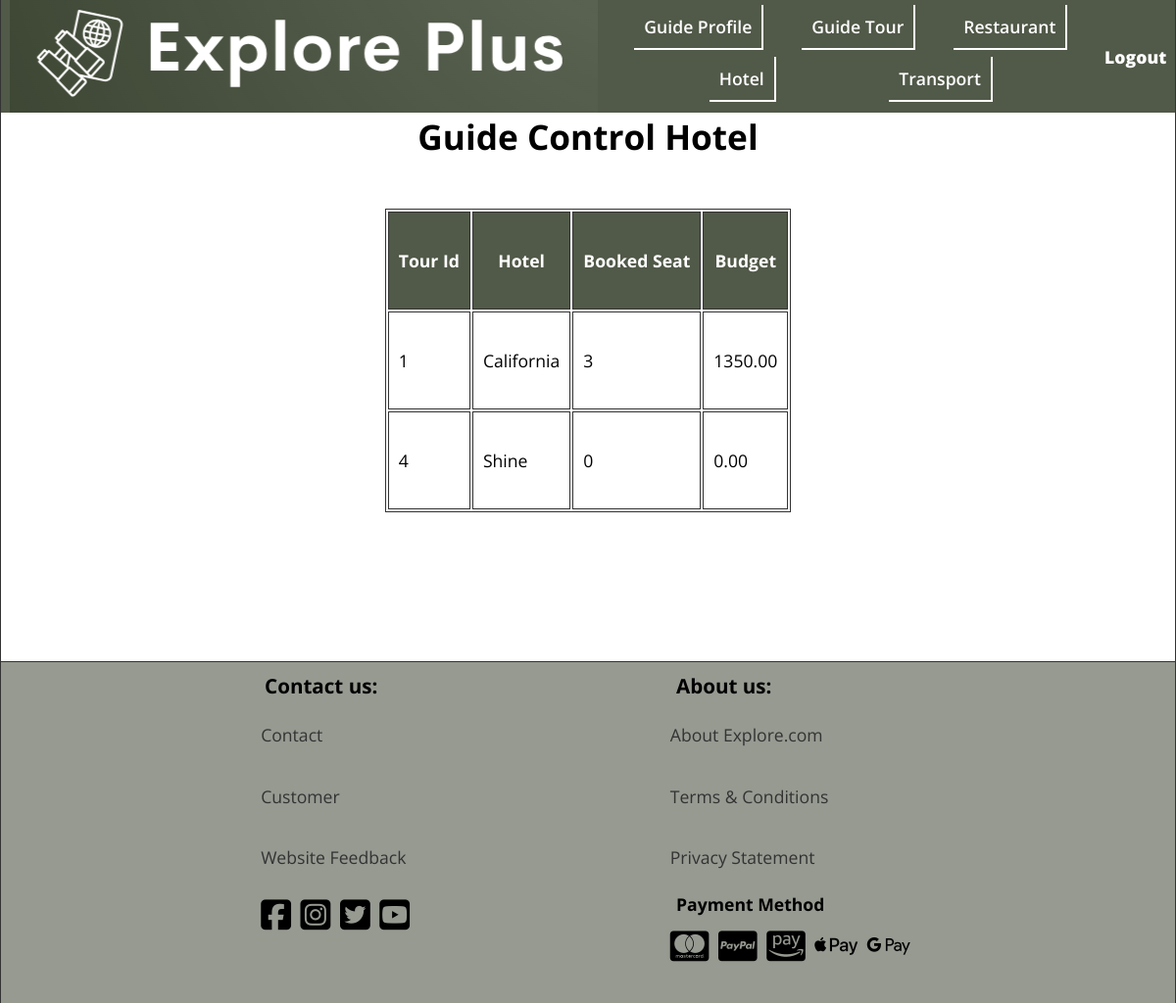
/Admin/guide_hotel.php (signed in), run on the app's committed database.
### tables this page shows
CREATE TABLE `tour` (
  `tour_id` int(11) NOT NULL,
  `about` text DEFAULT NULL,
  `place_name` varchar(100) DEFAULT NULL,
  `country` varchar(50) DEFAULT NULL,
  `city` varchar(50) DEFAULT NULL,
  `budget` decimal(10,2) DEFAULT NULL,
  `available_seat` int(11) DEFAULT NULL,
  `start_date` datetime DEFAULT NULL,
  `finish_date` datetime DEFAULT NULL,
  `map` varchar(100) DEFAULT NULL,
  `FAQ` text DEFAULT NULL,
  `menu_id` int(11) DEFAULT NULL,
  `hotel_id` int(11) DEFAULT NULL,
  `guide_username` varchar(50) DEFAULT NULL,
  `photo` blob DEFAULT NULL,
  `continent` varchar(20) NOT NULL,
  `capacity` int(11) NOT NULL
);

CREATE TABLE `hotel` (
  `hotel_id` int(11) NOT NULL,
  `type` varchar(50) DEFAULT NULL,
  `name` varchar(100) DEFAULT NULL,
  `price` decimal(10,2) DEFAULT NULL,
  `available_room` int(11) DEFAULT NULL,
  `place` varchar(100) DEFAULT NULL,
  `map` varchar(100) DEFAULT NULL,
  `photo` longblob DEFAULT NULL
);

### Admin/guide_hotel.php (the view, shortened to what this page needs)
<?php
$conn = mysqli_connect("localhost","root","","explore_plus");
$guide_username = $_SESSION['guide_username'];
$sql = "SELECT t.tour_id , h.name,(t.capacity - t.available_seat) as booked_seat, h.price*(t.capacity - t.available_seat) as hote_budget
        FROM tour t
        INNER JOIN guide g
         ON t.guide_username = g.username
         INNER JOIN hotel h
         ON t.hotel_id = h.hotel_id
         WHERE g.username = '{$guide_username}'
        ";
$result = mysqli_query($conn,$sql);
$tours = mysqli_fetch_all($result,MYSQLI_ASSOC);
?>
<!DOCTYPE html>
<html lang="en">
<head>
    <link rel="stylesheet" href="../css/style.css">
    <link rel="stylesheet" href="https://cdnjs.cloudflare.com/ajax/libs/font-awesome/6.5.1/css/all.min.css" />
</head>
<body>
<header class="header admin">
    <div class="header__logo">
        <figure>
            <img src="../img/logo3.png" alt="logo" title="logo" height="115" width="600">
        </figure>
    </div>
    <nav class="header__nav nav__admin">
        <ul class="header__ul header__admin">
            <li><a href="guide_profile.php">Guide Profile</a></li>
            <li><a href="guide_tour.php">Guide Tour</a></li>
            <li><a href="guide_restaurant.php">Restaurant</a></li>
        </ul>
        <ul class="header__ul header__admin">
            <li><a href="guide_hotel.php">Hotel</a></li>
            <li><a href="guide_transport.php">Transport</a></li>
        </ul>
    </nav>
    <div class="admin__logout"><a href="admin_login.php">Logout</a></div>
</header>
<main class="main main__table-container">
    <h1 class="center">Guide Control Hotel</h1>
    <table class="main__table transportation">
        <thead>
        <tr>
            <th id="tour-id" scope="col" class="table__head">Tour Id</th>
            <th id="hotel" scope="col" class="table__head">Hotel</th>
            <th id="hotel" scope="col" class="table__head">Booked Seat</th>
            <th id="restaurant" scope="col" class="table__head">Budget</th>
        </tr>
        </thead>
        <tbody>
        <?php foreach ($tours as $tour): ?>
            <tr>
                <td class="table__item"><?php echo $tour['tour_id']?></td>
                <td class="table__item"><?php echo $tour['name']?></td>
                <td class="table__item"><?php echo $tour['booked_seat']?></td>
                <td class="table__item"><?php echo $tour['hote_budget']?></td>
            </tr>
        <?php endforeach; ?>
        </tbody>
    </table>
</main>
<footer class="footer admin-foot">
    <div class="footer__contact">
        <h3 class="footer__h3">Contact us:</h3>
        <ul class="footer__ul">
            <li><a href="../footerPage/contact_us.html">Contact</a></li>
            <li><a href="../footerPage/customer.html">Customer</a></li>
            <li><a href="../footerPage/website_feedback.php">Website Feedback</a></li>
        </ul>
        <div class="footer__icons">
            <i class="fa-brands fa-square-facebook"></i>
            <i class="fa-brands fa-square-instagram"></i>
            <i class="fa-brands fa-square-twitter"></i>
            <i class="fa-brands fa-square-youtube"></i>
        </div>
    </div>
    <div class="footer__about">
        <h3 class="footer__h3">About us:</h3>
        <ul class="footer__ul">
            <li><a href="../footerPage/about__us.html">About Explore.com</a></li>
            <li><a href="../footerPage/terms_condition.html">Terms &amp; Conditions</a></li>
            <li><a href="../footerPage/privacy_statement.html">Privacy Statement</a></li>
        </ul>
        <h4 class="footer__h3">Payment Method</h4>
        <div class="footer__icons">
            <i class="fa-brands fa-cc-mastercard"></i>
            <i class="fa-brands fa-cc-paypal"></i>
            <i class="fa-brands fa-cc-amazon-pay"></i>
            <i class="fa-brands fa-apple-pay"></i>
            <i class="fa-brands fa-google-pay"></i>
        </div>
    </div>
</footer>

### css/style.css (style rules this page uses)
*, *::after, *::before { margin: 0; padding: 0; box-sizing: border-box; }
img { display: block; max-width: 100%; height: auto; }
:root { --FF: 'Open Sans', sans-serif; --FS: clamp(1rem,2.2vh,1.5rem); --FS-BIG: 2rem; --FF-HEADING: 'Fugus One', 'Cursive'; --BGCOLOR: #f5f8fe; --BGCOLOR-FADE: #0c93a7; --BGCOLOR-FADE-MAX: #61aeac; --FOOTER-BGCOLOR: #accfd5; --COLOR: #f9efa0; --COLOR-FADE: rgba(248, 223, 171, 0.41); --BODY-BGCOLOR: #fff; --FONT-COLOR: #000; --LIST-BGCOLOR: #f5f7f8; --BORDER-COLOR: #333; --BGIMAGE: linear-gradient(to bottom,var(--BGCOLOR),var(--BGCOLOR-FADE)); --BGIMAGE-MAX: linear-gradient(to bottom,var(--BGCOLOR),var(--BGCOLOR-FADE),var(--BGCOLOR-FADE-MAX)); --HEIGHTLIGHT-BGCOLOR: #439fa8; --HIGHLIGHT-COLOR: #fff; --HEADER-COLOR: #fff; --HEADER-BGCOLOR: #000; --NAV-BGCOLOR: #fff; --HERO-BGCOLOR: rgba(51,178,51,0.75); --BUTTON-BGCOLOR: #000; --BUTTON-COLOR: #fff; --HEADER-LINK-COLOR: #fff; --HEADER-LINK-HOVER: #ffffff; --LINK-COLOR: #333; --LINK-HOVER: rgba(51, 51, 51, 0.5); --ADMIN-BGCOLOR: #515948; --ADMIN-FOOTER-COLOR: rgba(64, 72, 55, 0.55); --BORDER: 1px solid var(--BORDER-COLOR); --BORDER-RADIUS: 15px; --BORDER-LITE-RADIUS: 5px; --PADDING-TB: 0.25em; --PADDING-SIDE: 2.5%; --MARGIN: clamp(1em,2.5vh,1.5em); --TEST1 : #020202; --TEST2: yellow; --TEST3: green; --TEST4: blue; --TEST5: purple; }
.center { text-align: center; }
html { scroll-behavior: smooth; font-size: var(--FS); font-family: var(--FF); background-color: var(--BGCOLOR); background-image: var(--BGIMAGE); background-repeat: no-repeat; background-size: cover; }
body { background-color: var(--BODY-BGCOLOR); min-height: 100vh; max-height: 800vh; min-width: 1200px; margin: 0 auto; border-left: var(--BORDER); border-right: var(--BORDER); box-shadow: 0 0 10px var(--BORDER-COLOR); }
a:any-link { color: var(--LINK-COLOR); text-decoration: none; }
.header { display: flex; justify-content: space-evenly; align-items: center; background-color: #439fa8;; position: sticky; top: 0; z-index: 1; }
.header__ul { font-weight: 600; min-width: 500px; display: flex; justify-content: space-evenly; align-items: center; gap: 10px; padding-bottom: 7px; }
.header__ul li { padding: 10px; border-right: 2px solid white; border-bottom: 2px solid white; }
.admin__logout a { font-weight: 900; color: #ffffff; }
.footer { position: relative; bottom: 0; display: flex; justify-content: space-evenly; border-top: var(--BORDER); background-color: var(--FOOTER-BGCOLOR); padding: var(--PADDING-TB); }
.footer li { padding: 1.1em 0; list-style-type: none; }
.footer__icons { padding-top: 0.5em; padding-bottom: 2em; align-items: center; }
.footer__icons i { font-size: 2rem; padding-right: 5px; }
.footer__h3 { padding: var(--PADDING-TB) var(--PADDING-SIDE); }
.header__ul { list-style-type: none; }
.header__ul a:any-link { color: var(--HEADER-LINK-COLOR); }
.main { min-height: 70vh; }
.main__table { margin: 50px auto; border: var(--BORDER); }
.main__table tr { height: 100px; }
.table__head, .table__item { padding: 10px; border: var(--BORDER); }
.table__head { background-color: var(--ADMIN-BGCOLOR); color: var(--HIGHLIGHT-COLOR); }
.admin { background-color: var(--ADMIN-BGCOLOR); }
.admin-foot { background-color: var(--ADMIN-FOOTER-COLOR); }

### data on the page
tour: tour_id "1", hotel.name "California", booked_seat "3", hote_budget "1350.00"
tour: tour_id "4", hotel.name "Shine", booked_seat "0", hote_budget "0.00"
